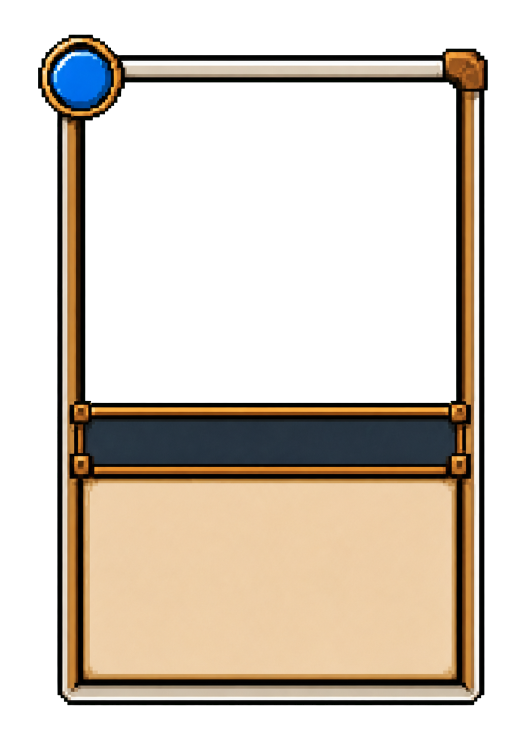
#> input picture .card-ui-stage/card_frame_function_0_large.png, 1054 x 1493 px (shown at 1/2 size); its folder holds 6 pictures in this run
$ python prepare_card_assets.py
#> lines starting #> are read from the running program, lines starting #| are printed output that depends on the picture
from pathlib import Path

from PIL import Image


ROOT = Path(__file__).resolve().parent
FRAME_SIZE = (192, 272)


def prepare_frame(index: int) -> None:
#> called with index = 0
    source = ROOT / f"card_frame_function_{index}_large.png"
    target = ROOT / f"card_frame_function_{index}.png"
    image = Image.open(source).convert("RGBA")
#> image is the input picture: PIL image 1054x1493 RGBA; mean R, G, B, A 65.8, 56.7, 45.6, 104.9
    image = image.resize(FRAME_SIZE, Image.Resampling.LANCZOS)
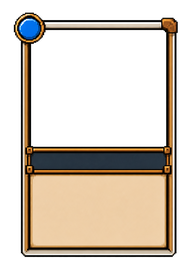
#> image: PIL image 192x272 RGBA; mean R, G, B, A 66.6, 57.4, 46.2, 104.9; transparent parts drawn white

    # Keep the artwork window transparent while preserving the name bar below it.
    pixels = image.load()
    for y in range(20, 150):
        for x in range(27, 166):
            red, green, blue, _alpha = pixels[x, y]
            pixels[x, y] = (red, green, blue, 0)

    image.save(target, optimize=True)
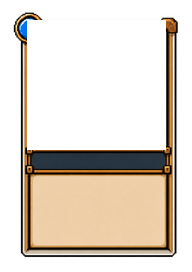
#> saved as card_frame_function_0.png: PIL image 192x272 RGBA; mean R, G, B, A 66.6, 57.4, 46.2, 92.9; transparent parts drawn white


def prepare_hourglass() -> None:
    source = ROOT / "card_use_hourglass_large.png"
    target = ROOT / "card_use_hourglass.png"
    image = Image.open(source).convert("RGBA")
    alpha = image.getchannel("A")
    bounds = alpha.getbbox()
    if bounds is None:
        raise RuntimeError("Hourglass has no opaque pixels")

    left, top, right, bottom = bounds
    width = right - left
    height = bottom - top
    padding = max(width, height) // 20
    side = max(width, height) + padding * 2
    center_x = (left + right) // 2
    center_y = (top + bottom) // 2
    crop = (
        center_x - side // 2,
        center_y - side // 2,
        center_x - side // 2 + side,
        center_y - side // 2 + side,
    )
    image = image.crop(crop).resize((96, 96), Image.Resampling.LANCZOS)
    image.save(target, optimize=True)


for quality_index in range(5):
    prepare_frame(quality_index)
#> pass 2 of the loop `for quality_index in range(5):`:
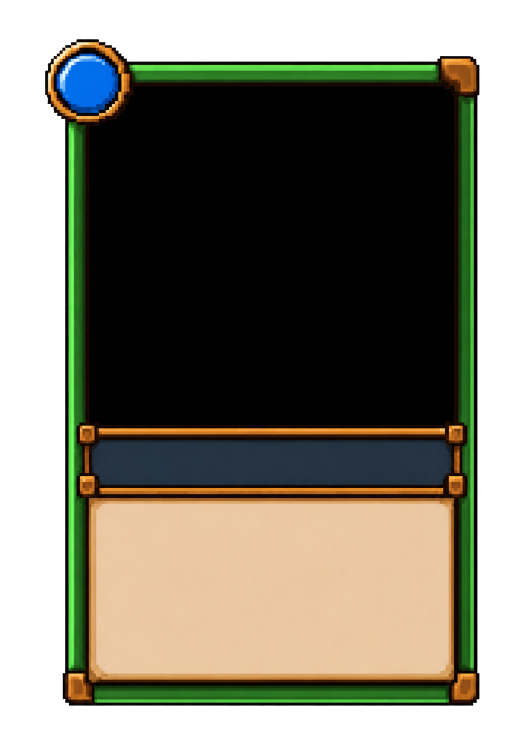
#> input picture .card-ui-stage/card_frame_function_1_large.png, 1054 x 1493 px (shown at 1/2 size)
#> in prepare_frame, image is the input picture: PIL image 1054x1493 RGBA; mean R, G, B, A 49.9, 48.1, 33.9, 173.6
#> in prepare_frame (call 2), `image = image.resize(FRAME_SIZE, Image.Resampling.LANCZOS)`:
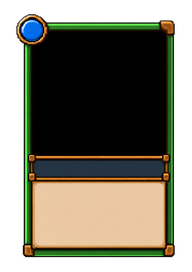
#> image: PIL image 192x272 RGBA; mean R, G, B, A 50.2, 48.6, 34.1, 173.6; transparent parts drawn white
#> in prepare_frame (call 2), `image.save(target, optimize=True)`:
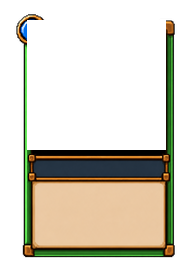
#> saved as card_frame_function_1.png: PIL image 192x272 RGBA; mean R, G, B, A 50.2, 48.6, 34.1, 86.8; transparent parts drawn white
#> pass 3 of the loop `for quality_index in range(5):`:
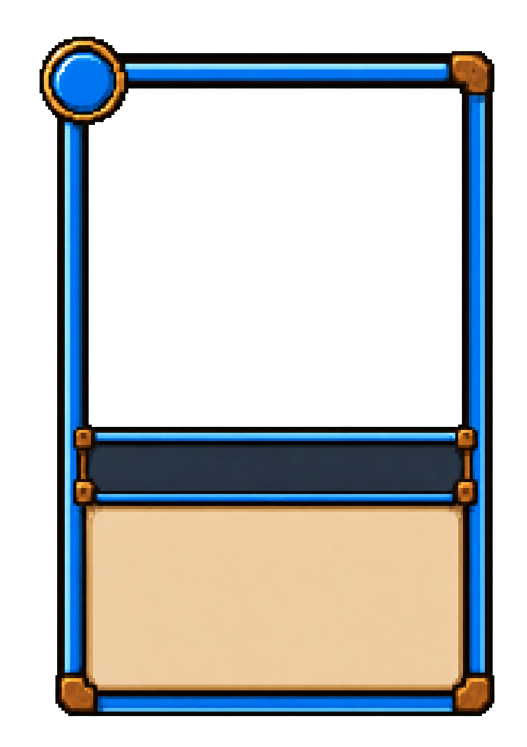
#> input picture .card-ui-stage/card_frame_function_2_large.png, 1054 x 1493 px (shown at 1/2 size)
#> in prepare_frame, image is the input picture: PIL image 1054x1493 RGBA; mean R, G, B, A 49.8, 52.1, 51.9, 107.1
#> in prepare_frame (call 3), `image = image.resize(FRAME_SIZE, Image.Resampling.LANCZOS)`:
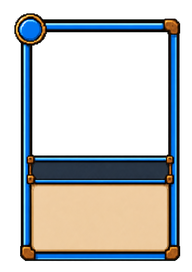
#> image: PIL image 192x272 RGBA; mean R, G, B, A 50, 52.5, 52.4, 107.1; transparent parts drawn white
#> in prepare_frame (call 3), `image.save(target, optimize=True)`:
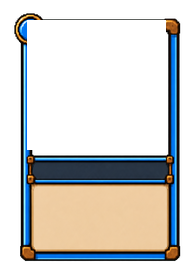
#> saved as card_frame_function_2.png: PIL image 192x272 RGBA; mean R, G, B, A 50, 52.5, 52.4, 95.1; transparent parts drawn white
#> (the run stopped early here; a loop or call above may not have finished)
